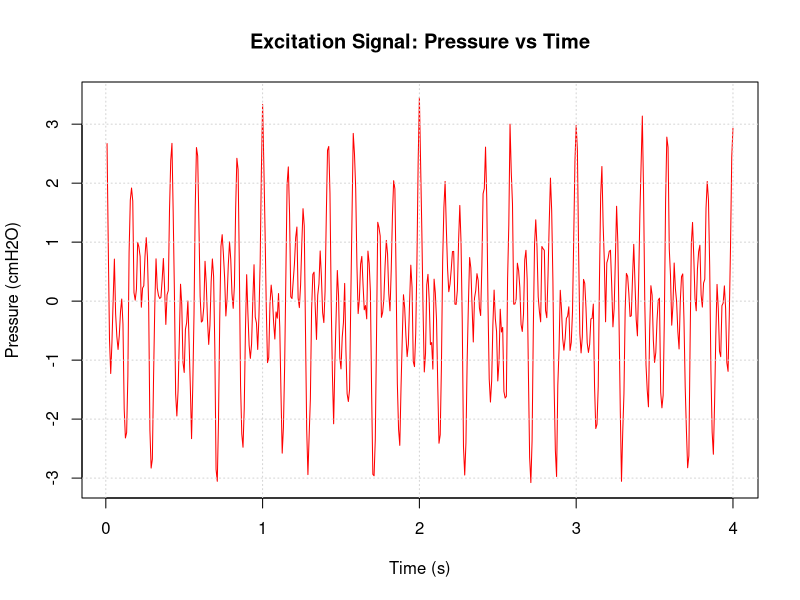
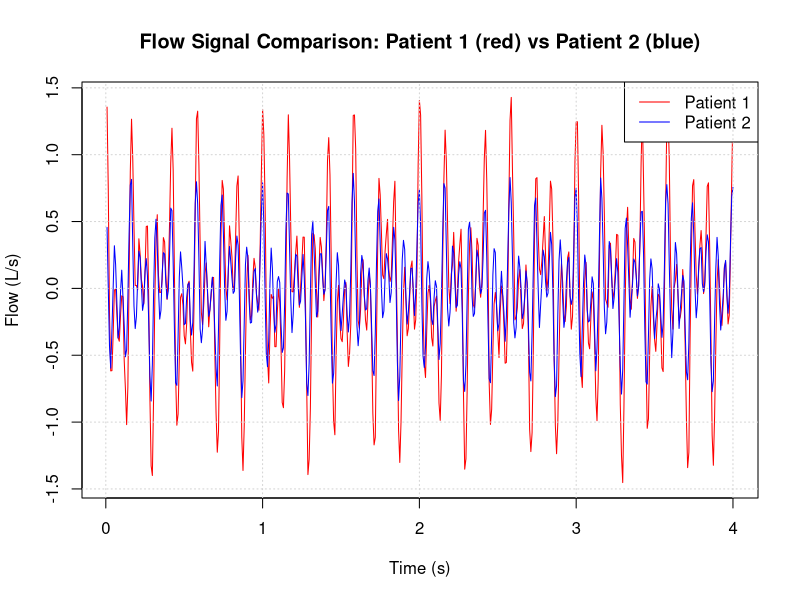
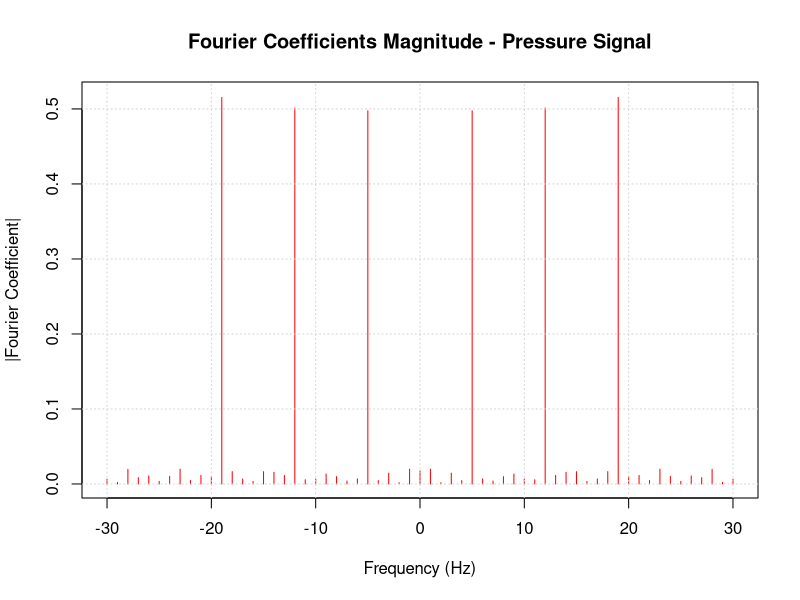
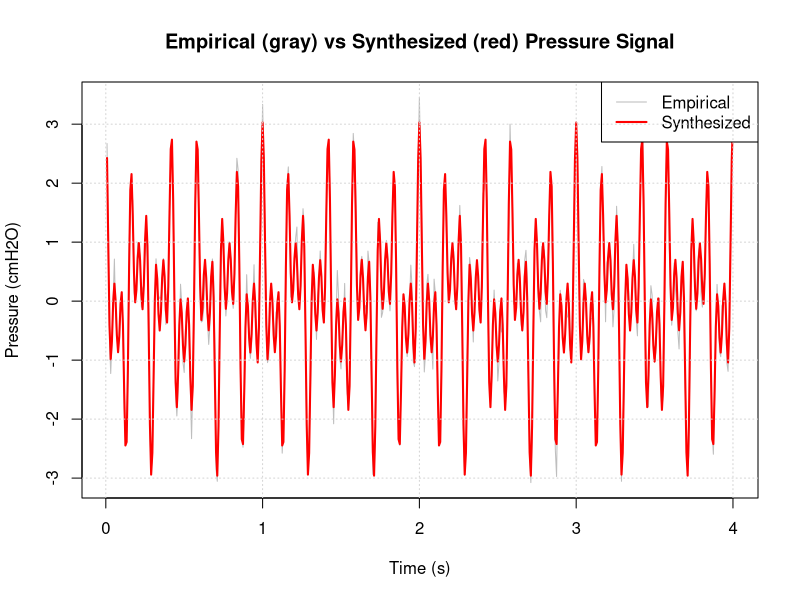
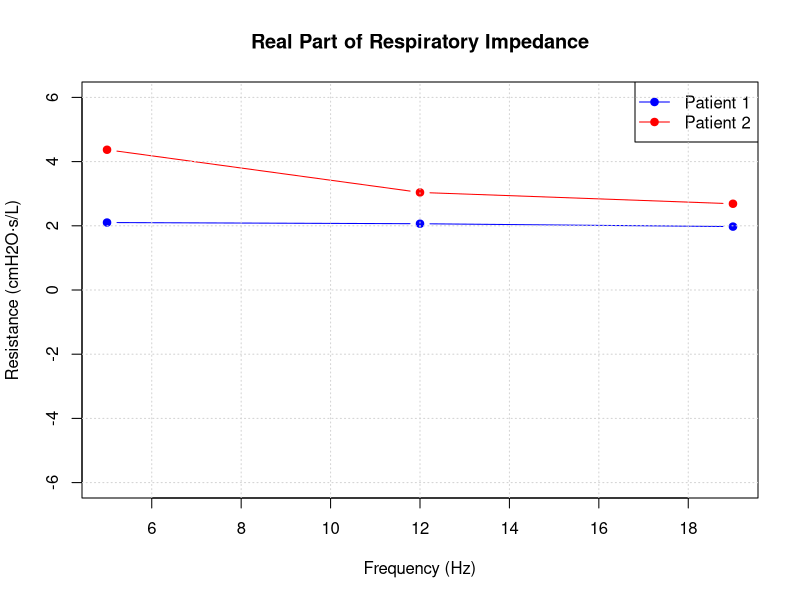
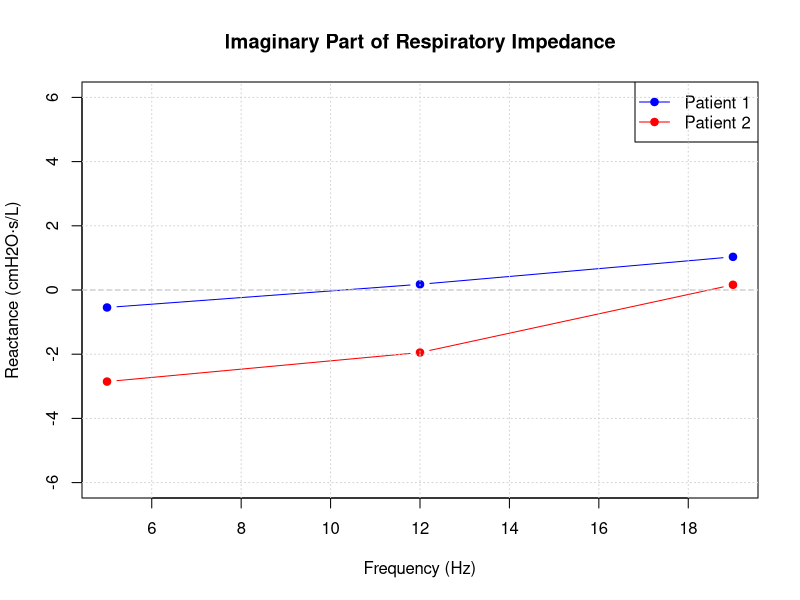
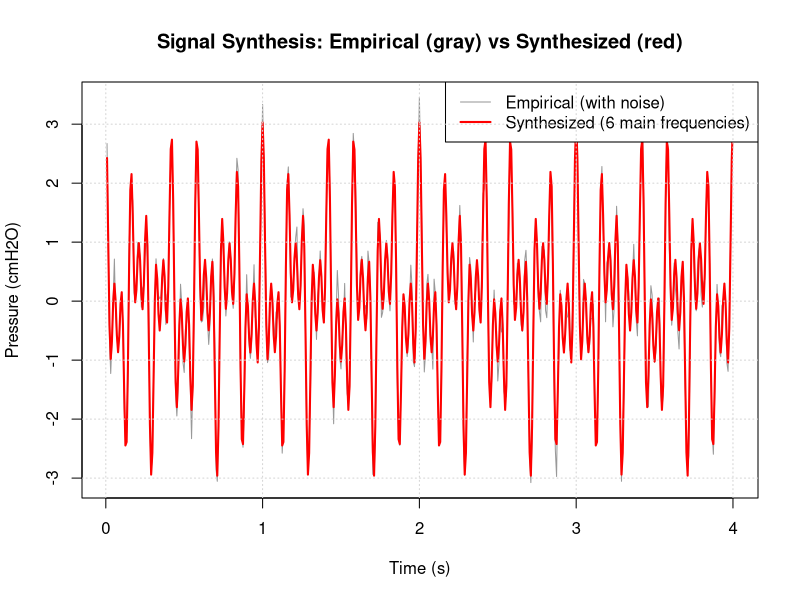
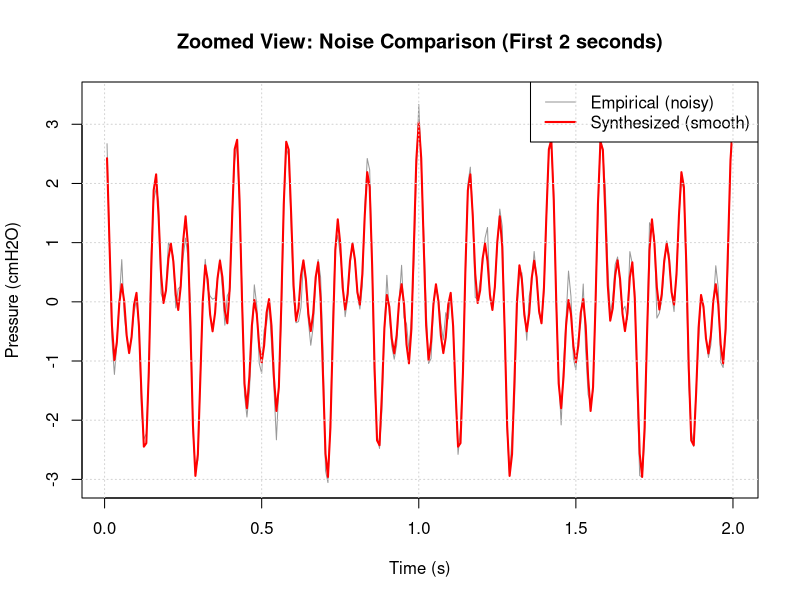

Write the R code that produced these figures, in order.
## ---- chunk 1
data1 <- read.csv("FOTsubject1.csv", header=FALSE)
data2 <- read.csv("FOTsubject2.csv", header=FALSE)
## ---- chunk 2
# Extract columns: V1=time, V2=pressure, V3=flow
time1 <- data1$V1
pressure1 <- data1$V2
flow1 <- data1$V3

time2 <- data2$V1
pressure2 <- data2$V2
flow2 <- data2$V3
## ---- chunk 3
plot(time1, pressure1, type='l', col='red', 
     xlab='Time (s)', 
     ylab='Pressure (cmH2O)',  
     main='Excitation Signal: Pressure vs Time')

# Add grid for better visualization
grid()
## ---- chunk 4
plot(time1, flow1, type='l', col='red', 
     xlab='Time (s)', 
     ylab='Flow (L/s)',  
     main='Flow Signal Comparison: Patient 1 (red) vs Patient 2 (blue)')
lines(time2, flow2, type='l', col='blue')
legend("topright", legend=c("Patient 1", "Patient 2"), 
       col=c("red", "blue"), lty=1)
grid()
## ---- chunk 5
# Initialization 
ckp1 <- rep(0, times=61)  # Fourier coefficients pressure signal patient 1
ckp2 <- ckp1              # Fourier coefficients pressure signal patient 2
ckf1 <- ckp1              # Fourier coefficients flow signal patient 1
ckf2 <- ckp1              # Fourier coefficients flow signal patient 2
## ---- chunk 6
# Use time vector (assuming same for both patients)
tt <- time1
## ---- chunk 7
# Frequency range from -30 to 30 Hz
kf <- seq(-30, 30)
kk <- 1
## ---- chunk 8
# Calculate Fourier coefficients using exponential form
for (k in kf) {
  wk <- 2 * pi * k  # Angular frequency
  expk <- complex(real=cos(wk*tt), imaginary=-sin(wk*tt))
  
  # Calculate Fourier coefficients (integral approximation using mean)
  ckp1[kk] <- mean(pressure1 * expk)
  ckp2[kk] <- mean(pressure2 * expk)
  ckf1[kk] <- mean(flow1 * expk)
  ckf2[kk] <- mean(flow2 * expk)
  
  kk <- kk + 1
}
## ---- chunk 9
# Plot modulus of Fourier coefficients vs Frequency
plot(kf, Mod(ckp1), type='h', col='red', 
     xlab='Frequency (Hz)', 
     ylab='|Fourier Coefficient|',
     main='Fourier Coefficients Magnitude - Pressure Signal')
grid()
## ---- chunk 10
# Identify main frequencies (look for peaks)
cat("\nMain excitation frequencies (Hz):\n")
main_freqs <- kf[Mod(ckp1) > max(Mod(ckp1))*0.1]
print(main_freqs)
## ---- chunk 11
ff <- c(-19, -12, -5, 5, 12, 19)

# Find indices for these frequencies
ii <- kf %in% ff

# Synthesize the pressure signal using only main coefficients
pressure_synth <- rep(0, length(tt))
for (idx in which(ii)) {
  k <- kf[idx]
  wk <- 2 * pi * k
  expk_synth <- complex(real=cos(wk*tt), imaginary=sin(wk*tt))
  pressure_synth <- pressure_synth + Re(ckp1[idx] * expk_synth)
}

# Compare empirical vs synthesized signal
plot(tt, pressure1, type='l', col='gray', 
     xlab='Time (s)', 
     ylab='Pressure (cmH2O)',
     main='Empirical (gray) vs Synthesized (red) Pressure Signal')
lines(tt, pressure_synth, col='red', lwd=2)
legend("topright", legend=c("Empirical", "Synthesized"), 
       col=c("gray", "red"), lty=1, lwd=c(1,2))
grid()

cat("\nThe synthesized signal has LESS noise because we only use the main\n")
cat("frequency components and filter out high-frequency noise.\n")
## ---- chunk 12
# Calculate respiratory impedance: Z = Pressure / Flow
# For the selected frequencies only
Zresp1 <- ckp1[ii] / ckf1[ii]
Zresp2 <- ckp2[ii] / ckf2[ii]

# Use only positive frequencies for plotting (traditional convention)
positive_freq_mask <- ff > 0
ff_positive <- ff[positive_freq_mask]
Zresp1_pos <- Zresp1[positive_freq_mask]
Zresp2_pos <- Zresp2[positive_freq_mask]

# Plot REAL part of respiratory impedance (Resistance)
plot(ff_positive, Re(Zresp1_pos), type='b', col='blue', pch=19,
     xlab='Frequency (Hz)', 
     ylab='Resistance (cmH2O·s/L)',
     main='Real Part of Respiratory Impedance',
     ylim=c(-6, 6))
points(ff_positive, Re(Zresp2_pos), type='b', col='red', pch=19)
legend("topright", legend=c("Patient 1", "Patient 2"), 
       col=c("blue", "red"), pch=19, lty=1)
grid()

# Plot IMAGINARY part of respiratory impedance (Reactance)
plot(ff_positive, Im(Zresp1_pos), type='b', col='blue', pch=19,
     xlab='Frequency (Hz)', 
     ylab='Reactance (cmH2O·s/L)',
     main='Imaginary Part of Respiratory Impedance',
     ylim=c(-6, 6))
points(ff_positive, Im(Zresp2_pos), type='b', col='red', pch=19)
abline(h=0, lty=2, col='gray')
legend("topright", legend=c("Patient 1", "Patient 2"), 
       col=c("blue", "red"), pch=19, lty=1)
grid()
## ---- chunk 13
# Initialize synthesized signal
pressure_synth <- rep(0, length(tt))

# For each main frequency
for (idx in which(ii)) {  # ii = logical vector for main frequencies
  k <- kf[idx]            # Get frequency value
  wk <- 2 * pi * k        # Angular frequency
  
  # Complex exponential: e^(j·ω·t)
  expk_synth <- complex(real=cos(wk*tt), imaginary=sin(wk*tt))
  
  # Add this frequency component to the synthesized signal
  pressure_synth <- pressure_synth + Re(ckp1[idx] * expk_synth)
}
## ---- chunk 14
# Full signal comparison
plot(tt, pressure1, type='l', col='gray60', lwd=1,
     xlab='Time (s)', 
     ylab='Pressure (cmH2O)',
     main='Signal Synthesis: Empirical (gray) vs Synthesized (red)')
lines(tt, pressure_synth, col='red', lwd=2)
legend("topright", 
       legend=c("Empirical (with noise)", "Synthesized (6 main frequencies)"), 
       col=c("gray60", "red"), lty=1, lwd=c(1,2))
grid()

# Zoom in on a small time window to see noise clearly
time_window <- tt >= 0 & tt <= 2  # First 2 seconds
plot(tt[time_window], pressure1[time_window], type='l', col='gray60', lwd=1,
     xlab='Time (s)', 
     ylab='Pressure (cmH2O)',
     main='Zoomed View: Noise Comparison (First 2 seconds)')
lines(tt[time_window], pressure_synth[time_window], col='red', lwd=2)
legend("topright", 
       legend=c("Empirical (noisy)", "Synthesized (smooth)"), 
       col=c("gray60", "red"), lty=1, lwd=c(1,2))
grid()

# Step 6.4: Quantify the noise
cat("\n--- STEP 4: Noise Analysis ---\n")

# Calculate the difference (this is the filtered noise)
noise_estimate <- pressure1 - pressure_synth

# Calculate signal power and noise power
signal_power <- mean(pressure_synth^2)
noise_power <- mean(noise_estimate^2)
snr <- 10 * log10(signal_power / noise_power)

cat(sprintf("Signal Power: %.4f\n", signal_power))
cat(sprintf("Noise Power: %.4f\n", noise_power))
cat(sprintf("Signal-to-Noise Ratio (SNR): %.2f dB\n", snr))
cat(sprintf("Noise RMS: %.4f cmH2O\n", sqrt(noise_power)))

# Plot the extracted noise
plot(tt[time_window], noise_estimate[time_window], type='l', col='darkred',
     xlab='Time (s)', 
     ylab='Difference (cmH2O)',
     main='Extracted Noise: Empirical - Synthesized')
abline(h=0, lty=2, col='gray')
grid()
## ---- chunk 15
cat("\n========== DIAGNOSTIC ANALYSIS ==========\n")
cat("\nBased on the impedance plots:\n")
cat("\nREAL PART (Resistance):\n")
cat("- Higher resistance, especially at low frequencies → airway obstruction\n")
cat("- COPD patients show increased resistance\n")

cat("\nIMAGINARY PART (Reactance):\n")
cat("- Resonance frequency (where reactance crosses zero)\n")
cat("- Higher resonance frequency → increased tissue stiffness (COPD)\n")
cat("- COPD patients show resonance at higher frequencies\n")

# Calculate resonance frequency (zero crossing of imaginary part)
# Simple linear interpolation
find_resonance <- function(freqs, reactance) {
  for (i in 1:(length(reactance)-1)) {
    if (reactance[i] * reactance[i+1] < 0) {
      # Linear interpolation
      f_res <- freqs[i] + (freqs[i+1] - freqs[i]) * 
               (-reactance[i]) / (reactance[i+1] - reactance[i])
      return(f_res)
    }
  }
  return(NA)
}

res_freq1 <- find_resonance(ff_positive, Im(Zresp1_pos))
res_freq2 <- find_resonance(ff_positive, Im(Zresp2_pos))

cat("\nResonance Frequencies:\n")
cat(sprintf("Patient 1: %.2f Hz\n", res_freq1))
cat(sprintf("Patient 2: %.2f Hz\n", res_freq2))

cat("\n========== CONCLUSION ==========\n")
if (mean(Re(Zresp1_pos)) > mean(Re(Zresp2_pos))) {
  cat("Patient 1 likely has COPD (higher resistance)\n")
  cat("Patient 2 is likely healthy\n")
} else {
  cat("Patient 2 likely has COPD (higher resistance)\n")
  cat("Patient 1 is likely healthy\n")
}

